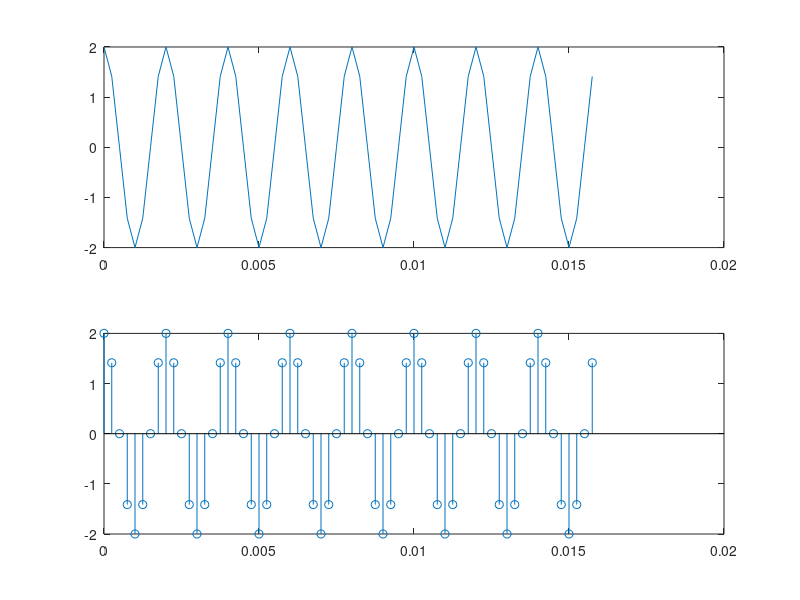
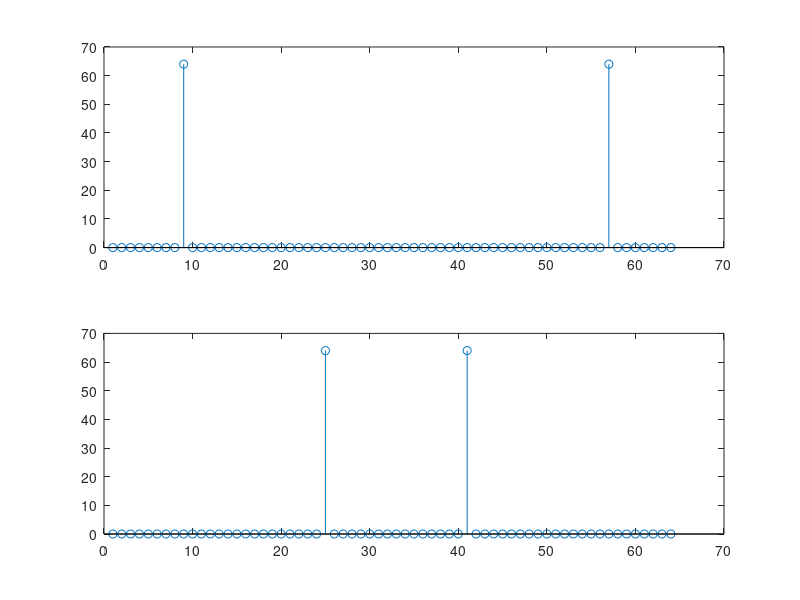

These figures' MATLAB source, in order:
clear all;

a = 2;
r = 4000;
p = 500;
n = 64;

%Aanpassing waarden voor twede deel van opdracht
%p = p+12.5;
%p = p+37.5;
%p = p+62.5;

fs = r;
t= 0:1/fs:(n-1)*1/fs; %0:dt:stoptime-dt
x= a*cos(2*pi*p*t);

figure(1);
%Origineel signaal afbeelden
subplot(2,1,1);
plot(t,x);
%Origineel gesampeld signaal
subplot(2,1,2);
stem(t,x);

%Fast Fourrier Transform uitvoeren op een gesampled signaal + weergeven
Xfft = fft(x);
figure(2);
subplot(2,1,1);
stem(abs(Xfft));

%Spectraalgrafiek
XfftS = fftshift(abs(Xfft));
subplot(2,1,2);
stem(XfftS);
